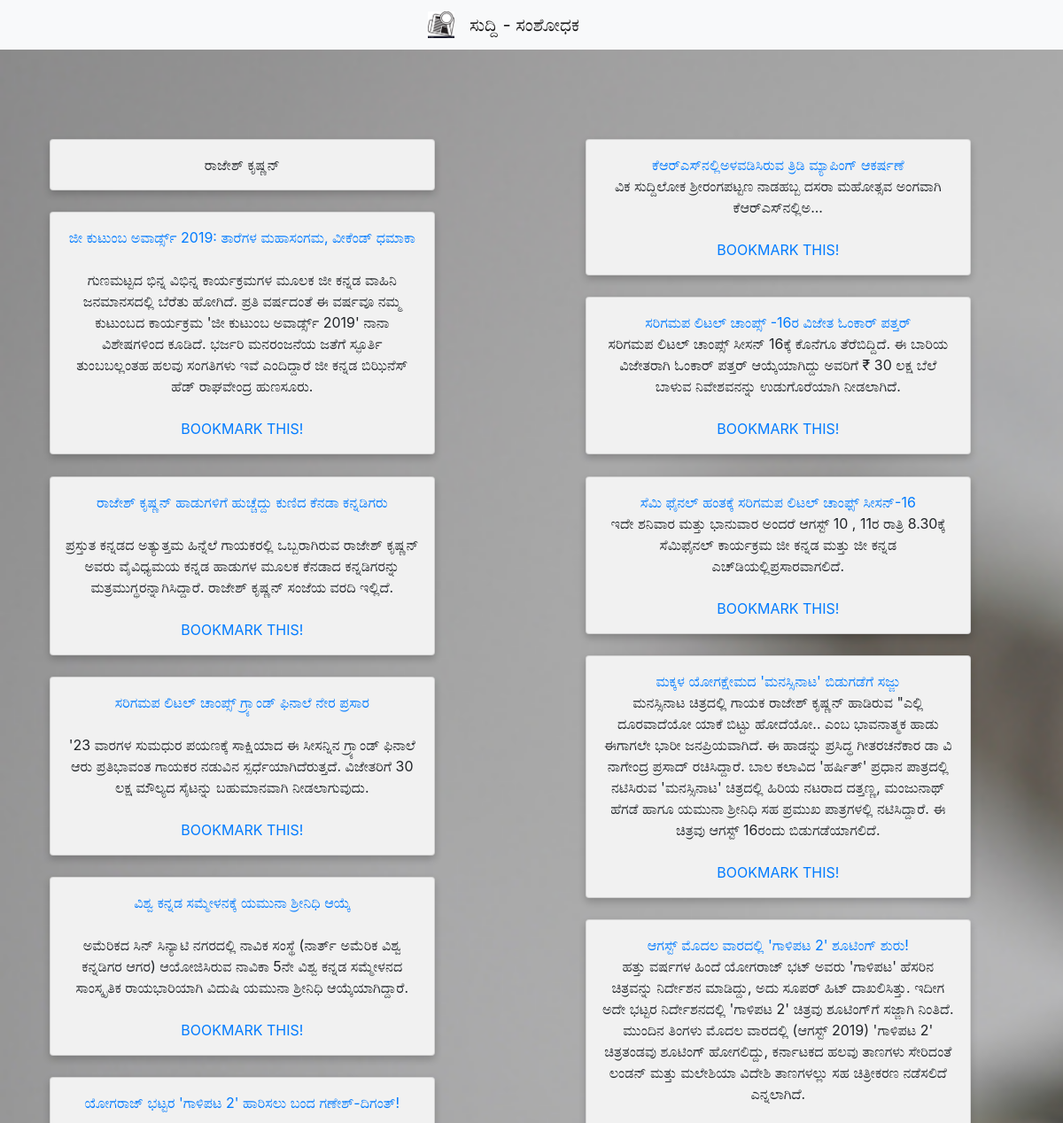
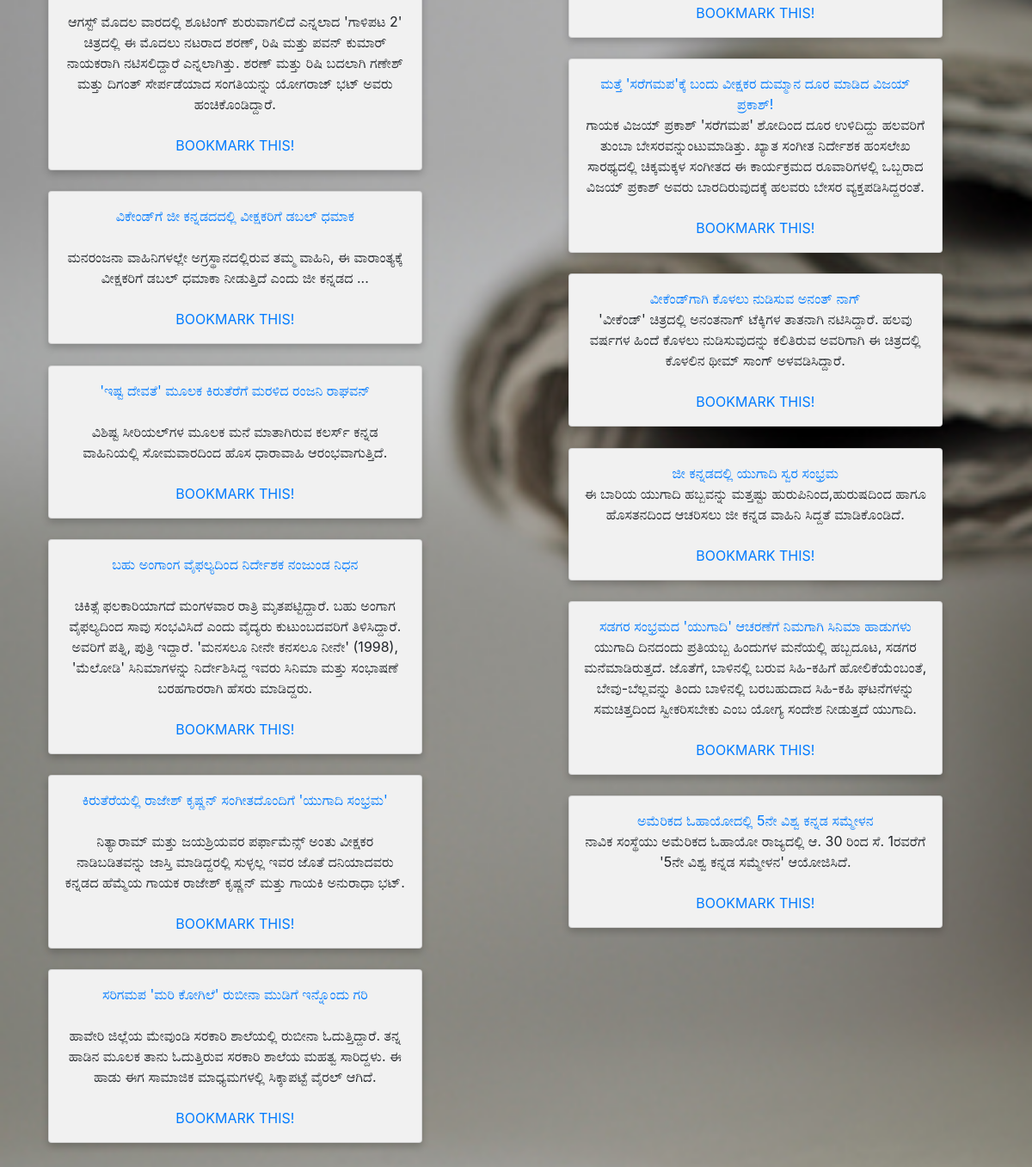
The page /4eac4104-479e-4662-9ff4-7774f0b6aac9/ on the database its author committed (2 pictures, top to bottom).
### main/models.py (models this page shows, shortened)
class EntryItem(models.Model):
    unique_id = models.CharField(primary_key = True, max_length=100)
    task_id = models.CharField(max_length=100)
    keyword = models.CharField(max_length=40)
    status = models.CharField(max_length=10)
    date = models.DateTimeField(default = timezone.now)
    class Meta:
        ordering = ["-date"]

class ArticleItem(models.Model):
    entry = models.CharField(max_length=100)
    url = models.CharField(max_length=200)
    headline = models.CharField(max_length=100)
    content = models.TextField()

### main/views.py (the view)
# urls.py: path("<pk>/", views.ListArticles, name="list"),
def ListArticles(request, pk):
    keyword = EntryItem.objects.get(pk=pk).keyword
    objects = ArticleItem.objects.filter(entry=pk)
    half_length = int(len(objects)/2)
    return render(request, 'main/list.html', {'keyword': keyword,'half_length' : half_length, 'objects': ArticleItem.objects.filter(entry=pk)})

### main/templates/main/list.html
{% extends 'main/base.html' %}
{% block content %}
{% load static %}
<div class="row">
    <div class="column">
    <div class="card" style="width: 90%; margin-bottom:5%">
                {{keyword}}
            </div>
        {% for item in objects.all %}
        {% if forloop.counter|divisibleby:2  %}
        {% else %}
            <div class="card" style="width: 90%; margin-bottom:5%">
                <a href="{{ item.url }}">{{ item.headline }}</a> <br>
                {{ item.content }}
                <br><br>
                <a href="#">BOOKMARK THIS!  </a>
            </div>
        {% endif %}
        {% endfor %}
    </div>
    <div class="column" >
        {% for item in objects.all %}
        {% if forloop.counter|divisibleby:2  %}
            <div class="card" style="width: 90%; margin-bottom:5%">
                <a href="{{ item.url }}">{{ item.headline }}</a>
                {{ item.content }}
                <br><br>
                <a href="#">BOOKMARK THIS!  </a>
            </div>
        {% endif %}
        {% endfor %}
    </div>
</div>
{% endblock content %}

### static/css/stylemain.css (style rules this page uses)
body { background-color:black; }

### main/templates/main/base.html (style rules this page uses)
* { box-sizing: border-box; }
.column { float: left; width: 50%; padding: 13% 5%; }
.row { margin: 0 -5px; }
.row:after { content: ""; display: table; clear: both; }
.card { box-shadow: 0 4px 8px 0 rgba(0, 0, 0, 0.2); padding: 16px; text-align: center; background-color: #f1f1f1; }

### rows shown on the page
EntryItem: keyword "ರಾಜೇಶ್ ಕೃಷ್ಣನ್"
ArticleItem: headline "ಜೀ ಕುಟುಂಬ ಅವಾರ್ಡ್ಸ್ 2019: ತಾರೆಗಳ ಮಹಾಸಂಗಮ, ವೀಕೆಂಡ್ ಧಮಾಕಾ", content "ಗುಣಮಟ್ಟದ ಭಿನ್ನ ವಿಭಿನ್ನ ಕಾರ್ಯಕ್ರಮಗಳ ಮೂಲಕ ಜೀ ಕನ್ನಡ ವಾಹಿನಿ ಜನಮಾನಸದಲ್ಲಿ ಬೆರೆತು ಹೋಗಿದೆ. ಪ್ರತಿ ವರ್ಷದಂತೆ ಈ ವರ್ಷವೂ ನಮ್ಮ ಕುಟುಂಬದ ಕಾರ್ಯಕ್ರಮ 'ಜೀ ಕುಟುಂಬ ಅವಾರ್ಡ್ಸ್ 2019' ನಾನಾ ವಿಶೇಷಗಳಿಂದ ಕೂಡಿದೆ. ಭರ್ಜರಿ ಮನರಂಜನೆಯ ಜತೆಗೆ ಸ್ಫೂರ್ತಿ ತುಂಬಬಲ್ಲಂತಹ ಹಲವು ಸಂಗತಿಗಳು ಇವೆ ಎಂದಿದ್ದಾರೆ ಜೀ ಕನ್ನಡ ಬಿಝಿನೆಸ್ ಹೆಡ್ ರಾಘವೇಂದ್ರ ಹುಣಸೂರು."
ArticleItem: headline "ರಾಜೇಶ್ ಕೃಷ್ಣನ್ ಹಾಡುಗಳಿಗೆ ಹುಚ್ಚೆದ್ದು ಕುಣಿದ ಕೆನಡಾ ಕನ್ನಡಿಗರು", content "ಪ್ರಸ್ತುತ ಕನ್ನಡದ ಅತ್ಯುತ್ತಮ ಹಿನ್ನೆಲೆ ಗಾಯಕರಲ್ಲಿ ಒಬ್ಬರಾಗಿರುವ ರಾಜೇಶ್ ಕೃಷ್ಣನ್ ಅವರು ವೈವಿಧ್ಯಮಯ ಕನ್ನಡ ಹಾಡುಗಳ ಮೂಲಕ ಕೆನಡಾದ ಕನ್ನಡಿಗರನ್ನು ಮತ್ರಮುಗ್ಧರನ್ನಾಗಿಸಿದ್ದಾರೆ. ರಾಜೇಶ್ ಕೃಷ್ಣನ್ ಸಂಜೆಯ ವರದಿ ಇಲ್ಲಿದೆ."
ArticleItem: headline "ಸರಿಗಮಪ ಲಿಟಲ್‌ ಚಾಂಪ್ಸ್ ಗ್ರ್ಯಾಂಡ್‌ ಫಿನಾಲೆ ನೇರ ಪ್ರಸಾರ", content "'23 ವಾರಗಳ ಸುಮಧುರ ಪಯಣಕ್ಕೆ ಸಾಕ್ಷಿಯಾದ ಈ ಸೀಸನ್ನಿನ ಗ್ರ್ಯಾಂಡ್‌ ಫಿನಾಲೆ ಆರು ಪ್ರತಿಭಾವಂತ ಗಾಯಕರ ನಡುವಿನ ಸ್ಪರ್ಧೆಯಾಗಿದೆರುತ್ತದೆ. ವಿಜೇತರಿಗೆ 30 ಲಕ್ಷ ಮೌಲ್ಯದ ಸೈಟನ್ನು ಬಹುಮಾನವಾಗಿ ನೀಡಲಾಗುವುದು."
ArticleItem: headline "ವಿಶ್ವ ಕನ್ನಡ ಸಮ್ಮೇಳನಕ್ಕೆ ಯಮುನಾ ಶ್ರೀನಿಧಿ ಆಯ್ಕೆ", content "ಅಮೆರಿಕದ ಸಿನ್‌ ಸಿನ್ಯಾಟಿ ನಗರದಲ್ಲಿ ನಾವಿಕ ಸಂಸ್ಥೆ (ನಾರ್ತ್‌ ಅಮೆರಿಕ ವಿಶ್ವ ಕನ್ನಡಿಗರ ಆಗರ) ಆಯೋಜಿಸಿರುವ ನಾವಿಕಾ 5ನೇ ವಿಶ್ವ ಕನ್ನಡ ಸಮ್ಮೇಳನದ ಸಾಂಸ್ಕೃತಿಕ ರಾಯಭಾರಿಯಾಗಿ ವಿದುಷಿ ಯಮುನಾ ಶ್ರೀನಿಧಿ ಆಯ್ಕೆಯಾಗಿದ್ದಾರೆ."
ArticleItem: headline "ಯೋಗರಾಜ್ ಭಟ್ಟರ 'ಗಾಳಿಪಟ 2' ಹಾರಿಸಲು ಬಂದ ಗಣೇಶ್-ದಿಗಂತ್!", content "ಆಗಸ್ಟ್ ಮೊದಲ ವಾರದಲ್ಲಿ ಶೂಟಿಂಗ್ ಶುರುವಾಗಲಿದೆ ಎನ್ನಲಾದ 'ಗಾಳಿಪಟ 2' ಚಿತ್ರದಲ್ಲಿ ಈ ಮೊದಲು ನಟರಾದ ಶರಣ್, ರಿಷಿ ಮತ್ತು ಪವನ್ ಕುಮಾರ್ ನಾಯಕರಾಗಿ ನಟಿಸಲಿದ್ದಾರೆ ಎನ್ನಲಾಗಿತ್ತು. ಶರಣ್ ಮತ್ತು ರಿಷಿ ಬದಲಾಗಿ ಗಣೇಶ್ ಮತ್ತು ದಿಗಂತ್ ಸೇರ್ಪಡೆಯಾದ ಸಂಗತಿಯನ್ನು ಯೋಗರಾಜ್ ಭಟ್ ಅವರು ಹಂಚಿಕೊಂಡಿದ್ದಾರೆ."
ArticleItem: headline "ವಿಕೇಂಡ್‌ಗೆ ಜೀ ಕನ್ನಡದದಲ್ಲಿ ವೀಕ್ಷಕರಿಗೆ ಡಬಲ್‌ ಧಮಾಕ", content "ಮನರಂಜನಾ ವಾಹಿನಿಗಳಲ್ಲೇ ಅಗ್ರಸ್ಥಾನದಲ್ಲಿರುವ ತಮ್ಮ ವಾಹಿನಿ, ಈ ವಾರಾಂತ್ಯಕ್ಕೆ ವೀಕ್ಷಕರಿಗೆ ಡಬಲ್‌ ಧಮಾಕಾ ನೀಡುತ್ತಿದೆ ಎಂದು ಜೀ ಕನ್ನಡದ ..."
ArticleItem: headline "'ಇಷ್ಟ ದೇವತೆ' ಮೂಲಕ ಕಿರುತೆರೆಗೆ ಮರಳಿದ ರಂಜನಿ ರಾಘವನ್", content "ವಿಶಿಷ್ಟ ಸೀರಿಯಲ್‌ಗಳ ಮೂಲಕ ಮನೆ ಮಾತಾಗಿರುವ ಕಲರ್ಸ್‌ ಕನ್ನಡ ವಾಹಿನಿಯಲ್ಲಿ ಸೋಮವಾರದಿಂದ ಹೊಸ ಧಾರಾವಾಹಿ ಆರಂಭವಾಗುತ್ತಿದೆ."
ArticleItem: headline "ಬಹು ಅಂಗಾಂಗ ವೈಫಲ್ಯದಿಂದ ನಿರ್ದೇಶಕ ನಂಜುಂಡ ನಿಧನ", content "ಚಿಕಿತ್ಸೆ ಫಲಕಾರಿಯಾಗದೆ ಮಂಗಳವಾರ ರಾತ್ರಿ ಮೃತಪಟ್ಟಿದ್ದಾರೆ. ಬಹು ಅಂಗಾಗ ವೈಫಲ್ಯದಿಂದ ಸಾವು ಸಂಭವಿಸಿದೆ ಎಂದು ವೈದ್ಯರು ಕುಟುಂಬದವರಿಗೆ ತಿಳಿಸಿದ್ದಾರೆ. ಅವರಿಗೆ ಪತ್ನಿ, ಪುತ್ರಿ ಇದ್ದಾರೆ. 'ಮನಸಲೂ ನೀನೇ ಕನಸಲೂ ನೀನೇ' (1998), 'ಮೆಲೋಡಿ' ಸಿನಿಮಾಗಳನ್ನು ನಿರ್ದೇಶಿಸಿದ್ದ ಇವರು ಸಿನಿಮಾ ಮತ್ತು ಸಂಭಾಷಣೆ ಬರಹಗಾರರಾಗಿ ಹೆಸರು ಮಾಡಿದ್ದರು."
ArticleItem: headline "ಕಿರುತೆರೆಯಲ್ಲಿ ರಾಜೇಶ್ ಕೃಷ್ಣನ್ ಸಂಗೀತದೊಂದಿಗೆ 'ಯುಗಾದಿ ಸಂಭ್ರಮ'", content "ನಿತ್ಯಾರಾಮ್ ಮತ್ತು ಜಯಶ್ರಿಯವರ ಪರ್ಫಾಮೆನ್ಸ್ ಅಂತು ವೀಕ್ಷಕರ ನಾಡಿಬಡಿತವನ್ನು ಜಾಸ್ತಿ ಮಾಡಿದ್ದರಲ್ಲಿ ಸುಳ್ಳಲ್ಲ ಇವರ ಜೊತೆ ದನಿಯಾದವರು ಕನ್ನಡದ ಹೆಮ್ಮೆಯ ಗಾಯಕ ರಾಜೇಶ್ ಕೃಷ್ಣನ್ ಮತ್ತು ಗಾಯಕಿ ಅನುರಾಧಾ ಭಟ್."
ArticleItem: headline "ಸರಿಗಮಪ 'ಮರಿ ಕೋಗಿಲೆ' ರುಬೀನಾ ಮುಡಿಗೆ ಇನ್ನೊಂದು ಗರಿ", content "ಹಾವೇರಿ ಜಿಲ್ಲೆಯ ಮೇವುಂಡಿ ಸರಕಾರಿ ಶಾಲೆಯಲ್ಲಿ ರುಬೀನಾ ಓದುತ್ತಿದ್ದಾರೆ. ತನ್ನ ಹಾಡಿನ ಮೂಲಕ ತಾನು ಓದುತ್ತಿರುವ ಸರಕಾರಿ ಶಾಲೆಯ ಮಹತ್ವ ಸಾರಿದ್ದಳು. ಈ ಹಾಡು ಈಗ ಸಾಮಾಜಿಕ ಮಾಧ್ಯಮಗಳಲ್ಲಿ ಸಿಕ್ಕಾಪಟ್ಟೆ ವೈರಲ್ ಆಗಿದೆ."
ArticleItem: headline "ಕೆಆರ್‌ಎಸ್‌ನಲ್ಲಿಅಳವಡಿಸಿರುವ ತ್ರಿಡಿ ಮ್ಯಾಪಿಂಗ್‌ ಆಕರ್ಷಣೆ", content "ವಿಕ ಸುದ್ದಿಲೋಕ ಶ್ರೀರಂಗಪಟ್ಟಣ ನಾಡಹಬ್ಬ ದಸರಾ ಮಹೋತ್ಸವ ಅಂಗವಾಗಿ ಕೆಆರ್‌ಎಸ್‌ನಲ್ಲಿಅ..."
ArticleItem: headline "ಸರಿಗಮಪ ಲಿಟಲ್‌ ಚಾಂಪ್ಸ್ -16ರ ವಿಜೇತ ಓಂಕಾರ್‌ ಪತ್ತರ್‌", content "ಸರಿಗಮಪ ಲಿಟಲ್ ಚಾಂಪ್ಸ್ ಸೀಸನ್ 16ಕ್ಕೆ ಕೊನೆಗೂ ತೆರೆಬಿದ್ದಿದೆ. ಈ ಬಾರಿಯ ವಿಜೇತರಾಗಿ ಓಂಕಾರ್ ಪತ್ತರ್ ಆಯ್ಕೆಯಾಗಿದ್ದು ಅವರಿಗೆ ₹ 30 ಲಕ್ಷ ಬೆಲೆ ಬಾಳುವ ನಿವೇಶವನನ್ನು ಉಡುಗೊರೆಯಾಗಿ ನೀಡಲಾಗಿದೆ."
ArticleItem: headline "ಸೆಮಿ ಫೈನಲ್‌ ಹಂತಕ್ಕೆ ಸರಿಗಮಪ ಲಿಟಲ್‌ ಚಾಂಫ್ಸ್‌ ಸೀಸನ್‌-16", content "ಇದೇ ಶನಿವಾರ ಮತ್ತು ಭಾನುವಾರ ಅಂದರೆ ಆಗಸ್ಟ್‌ 10 , 11ರ ರಾತ್ರಿ 8.30ಕ್ಕೆ ಸೆಮಿಫೈನಲ್‌ ಕಾರ್ಯಕ್ರಮ ಜೀ ಕನ್ನಡ ಮತ್ತು ಜೀ ಕನ್ನಡ ಎಚ್‌ಡಿಯಲ್ಲಿಪ್ರಸಾರವಾಗಲಿದೆ."
ArticleItem: headline "ಮಕ್ಕಳ ಯೋಗಕ್ಷೇಮದ 'ಮನಸ್ಸಿನಾಟ' ಬಿಡುಗಡೆಗೆ ಸಜ್ಜು", content "ಮನಸ್ಸಿನಾಟ ಚಿತ್ರದಲ್ಲಿ ಗಾಯಕ ರಾಜೇಶ್ ಕೃಷ್ಣನ್ ಹಾಡಿರುವ \"ಎಲ್ಲಿ ದೂರವಾದೆಯೋ ಯಾಕೆ ಬಿಟ್ಟು ಹೋದೆಯೋ.. ಎಂಬ ಭಾವನಾತ್ಮಕ ಹಾಡು ಈಗಾಗಲೇ ಭಾರೀ ಜನಪ್ರಿಯವಾಗಿದೆ. ಈ ಹಾಡನ್ನು ಪ್ರಸಿದ್ಧ ಗೀತರಚನೆಕಾರ ಡಾ ವಿ ನಾಗೇಂದ್ರ ಪ್ರಸಾದ್ ರಚಿಸಿದ್ದಾರೆ. ಬಾಲ ಕಲಾವಿದ 'ಹರ್ಷಿತ್' ಪ್ರಧಾನ ಪಾತ್ರದಲ್ಲಿ ನಟಿಸಿರುವ 'ಮನಸ್ಸಿನಾಟ' ಚಿತ್ರದಲ್ಲಿ ಹಿರಿಯ ನಟರಾದ ದತ್ತಣ್ಣ, ಮಂಜುನಾಥ್ ಹೆಗಡೆ ಹಾಗೂ ಯಮುನಾ ಶ್ರೀನಿಧಿ ಸಹ ಪ್ರಮುಖ ಪಾತ್ರಗಳಲ್ಲಿ ನಟಿಸಿದ್ದಾರೆ. ಈ ಚಿತ್ರವು ಆಗಸ್ಟ್ 16ರಂದು ಬಿಡುಗಡೆಯಾಗಲಿದೆ."
ArticleItem: headline "ಆಗಸ್ಟ್ ಮೊದಲ ವಾರದಲ್ಲಿ 'ಗಾಳಿಪಟ 2' ಶೂಟಿಂಗ್ ಶುರು!", content "ಹತ್ತು ವರ್ಷಗಳ ಹಿಂದೆ ಯೋಗರಾಜ್ ಭಟ್ ಅವರು 'ಗಾಳಿಪಟ' ಹೆಸರಿನ ಚಿತ್ರವನ್ನು ನಿರ್ದೇಶನ ಮಾಡಿದ್ದು, ಅದು ಸೂಪರ್ ಹಿಟ್ ದಾಖಲಿಸಿತ್ತು. ಇದೀಗ ಅದೇ ಭಟ್ಟರ ನಿರ್ದೇಶನದಲ್ಲಿ 'ಗಾಳಿಪಟ 2' ಚಿತ್ರವು ಶೂಟಿಂಗ್‌ಗೆ ಸಜ್ಜಾಗಿ ನಿಂತಿದೆ. ಮುಂದಿನ ತಿಂಗಳು ಮೊದಲ ವಾರದಲ್ಲಿ (ಆಗಸ್ಟ್ 2019) 'ಗಾಳಿಪಟ 2' ಚಿತ್ರತಂಡವು ಶೂಟಿಂಗ್ ಹೋಗಲಿದ್ದು, ಕರ್ನಾಟಕದ ಹಲವು ತಾಣಗಳು ಸೇರಿದಂತೆ ಲಂಡನ್ ಮತ್ತು ಮಲೇಶಿಯಾ ವಿದೇಶಿ ತಾಣಗಳಲ್ಲು ಸಹ ಚಿತ್ರೀಕರಣ ನಡೆಸಲಿದೆ ಎನ್ನಲಾಗಿದೆ."
ArticleItem: headline "ಮತ್ತೆ 'ಸರೆಗಮಪ'ಕ್ಕೆ ಬಂದು ವೀಕ್ಷಕರ ದುಮ್ಮಾನ ದೂರ ಮಾಡಿದ ವಿಜಯ್ ಪ್ರಕಾಶ್!", content "ಗಾಯಕ ವಿಜಯ್ ಪ್ರಕಾಶ್ 'ಸರೆಗಮಪ' ಶೋದಿಂದ ದೂರ ಉಳಿದಿದ್ದು ಹಲವರಿಗೆ ತುಂಬಾ ಬೇಸರವನ್ನುಂಟುಮಾಡಿತ್ತು. ಖ್ಯಾತ ಸಂಗೀತ ನಿರ್ದೇಶಕ ಹಂಸಲೇಖ ಸಾರಥ್ಯದಲ್ಲಿ ಚಿಕ್ಕಮಕ್ಕಳ ಸಂಗೀತದ ಈ ಕಾರ್ಯಕ್ರಮದ ರೂವಾರಿಗಳಲ್ಲಿ ಒಬ್ಬರಾದ ವಿಜಯ್ ಪ್ರಕಾಶ್ ಅವರು ಬಾರದಿರುವುದಕ್ಕೆ ಹಲವರು ಬೇಸರ ವ್ಯಕ್ತಪಡಿಸಿದ್ದರಂತೆ."
ArticleItem: headline "ವೀಕೆಂಡ್‌ಗಾಗಿ ಕೊಳಲು ನುಡಿಸುವ ಅನಂತ್‌ ನಾಗ್‌", content "'ವೀಕೆಂಡ್‌' ಚಿತ್ರದಲ್ಲಿ ಅನಂತನಾಗ್‌ ಟೆಕ್ಕಿಗಳ ತಾತನಾಗಿ ನಟಿಸಿದ್ದಾರೆ. ಹಲವು ವರ್ಷಗಳ ಹಿಂದೆ ಕೊಳಲು ನುಡಿಸುವುದನ್ನು ಕಲಿತಿರುವ ಅವರಿಗಾಗಿ ಈ ಚಿತ್ರದಲ್ಲಿ ಕೊಳಲಿನ ಥೀಮ್‌ ಸಾಂಗ್‌ ಅಳವಡಿಸಿದ್ದಾರೆ."
ArticleItem: headline "ಜೀ ಕನ್ನಡದಲ್ಲಿ ಯುಗಾದಿ ಸ್ವರ ಸಂಭ್ರಮ", content "ಈ ಬಾರಿಯ ಯುಗಾದಿ ಹಬ್ಬವನ್ನು ಮತ್ತಷ್ಟು ಹುರುಪಿನಿಂದ,ಹುರುಷದಿಂದ ಹಾಗೂ ಹೊಸತನದಿಂದ ಆಚರಿಸಲು ಜೀ ಕನ್ನಡ ವಾಹಿನಿ ಸಿದ್ದತೆ ಮಾಡಿಕೊಂಡಿದೆ."
ArticleItem: headline "ಸಡಗರ ಸಂಭ್ರಮದ 'ಯುಗಾದಿ' ಆಚರಣೆಗೆ ನಿಮಗಾಗಿ ಸಿನಿಮಾ ಹಾಡುಗಳು", content "ಯುಗಾದಿ ದಿನದಂದು ಪ್ರತಿಯಬ್ಬ ಹಿಂದುಗಳ ಮನೆಯಲ್ಲಿ ಹಬ್ಬದೂಟ, ಸಡಗರ ಮನೆಮಾಡಿರುತ್ತದೆ. ಜೊತೆಗೆ, ಬಾಳಿನಲ್ಲಿ ಬರುವ ಸಿಹಿ-ಕಹಿಗೆ ಹೋಲಿಕೆಯೆಂಬಂತೆ, ಬೇವು-ಬೆಲ್ಲವನ್ನು ತಿಂದು ಬಾಳಿನಲ್ಲಿ ಬರಬಹುದಾದ ಸಿಹಿ-ಕಹಿ ಘಟನೆಗಳನ್ನು ಸಮಚಿತ್ತದಿಂದ ಸ್ವೀಕರಿಸಬೇಕು ಎಂಬ ಯೋಗ್ಯ ಸಂದೇಶ ನೀಡುತ್ತದೆ ಯುಗಾದಿ."
ArticleItem: headline "ಅಮೆರಿಕದ ಓಹಾಯೋದಲ್ಲಿ 5ನೇ ವಿಶ್ವ ಕನ್ನಡ ಸಮ್ಮೇಳನ", content "ನಾವಿಕ ಸಂಸ್ಥೆಯು ಅಮೆರಿಕದ ಓಹಾಯೋ ರಾಜ್ಯದಲ್ಲಿ ಆ. 30 ರಿಂದ ಸೆ. 1ರವರೆಗೆ '5ನೇ ವಿಶ್ವ ಕನ್ನಡ ಸಮ್ಮೇಳನ' ಆಯೋಜಿಸಿದೆ."
